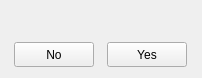
<?xml version="1.0" encoding="UTF-8"?>
<ui version="4.0">
 <class>ConfirmDelete</class>
 <widget class="QWidget" name="ConfirmDelete">
  <property name="geometry">
   <rect>
    <x>0</x>
    <y>0</y>
    <width>202</width>
    <height>78</height>
   </rect>
  </property>
  <property name="windowTitle">
   <string>Form</string>
  </property>
  <layout class="QVBoxLayout" name="verticalLayout">
   <item>
    <widget class="QLabel" name="textPromptLabel">
     <property name="text">
      <string/>
     </property>
    </widget>
   </item>
   <item>
    <layout class="QHBoxLayout" name="horizontalLayout">
     <item>
      <spacer name="horizontalSpacer_3">
       <property name="orientation">
        <enum>Qt::Horizontal</enum>
       </property>
       <property name="sizeHint" stdset="0">
        <size>
         <width>40</width>
         <height>20</height>
        </size>
       </property>
      </spacer>
     </item>
     <item>
      <widget class="QPushButton" name="no">
       <property name="maximumSize">
        <size>
         <width>16777215</width>
         <height>25</height>
        </size>
       </property>
       <property name="text">
        <string>No</string>
       </property>
      </widget>
     </item>
     <item>
      <spacer name="horizontalSpacer_2">
       <property name="orientation">
        <enum>Qt::Horizontal</enum>
       </property>
       <property name="sizeHint" stdset="0">
        <size>
         <width>40</width>
         <height>20</height>
        </size>
       </property>
      </spacer>
     </item>
     <item>
      <spacer name="horizontalSpacer">
       <property name="orientation">
        <enum>Qt::Horizontal</enum>
       </property>
       <property name="sizeHint" stdset="0">
        <size>
         <width>40</width>
         <height>20</height>
        </size>
       </property>
      </spacer>
     </item>
     <item>
      <widget class="QPushButton" name="yes">
       <property name="maximumSize">
        <size>
         <width>16777215</width>
         <height>25</height>
        </size>
       </property>
       <property name="text">
        <string>Yes</string>
       </property>
      </widget>
     </item>
     <item>
      <spacer name="horizontalSpacer_4">
       <property name="orientation">
        <enum>Qt::Horizontal</enum>
       </property>
       <property name="sizeHint" stdset="0">
        <size>
         <width>40</width>
         <height>20</height>
        </size>
       </property>
      </spacer>
     </item>
    </layout>
   </item>
  </layout>
 </widget>
 <resources/>
 <connections/>
</ui>
